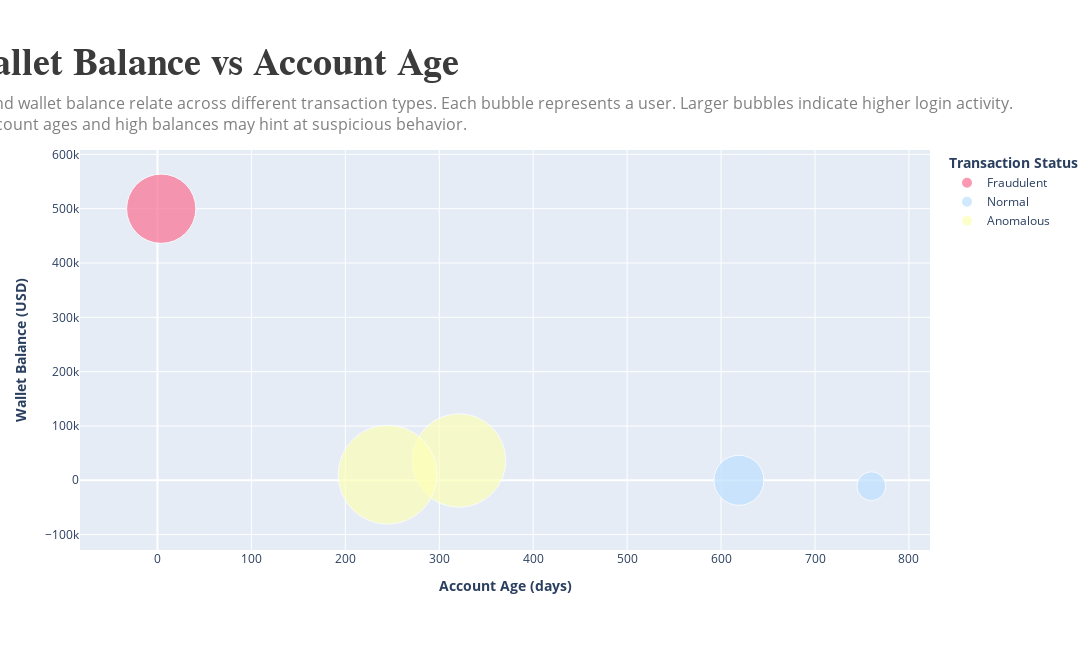

Source (notebook cell):
### Code cell
wallet_balance_account_age_bubble_chart(df)

### Figure 1 — Plotly figure (JSON) as saved in the notebook; plotly's stock layout.template omitted (floating-point values rounded to 4 significant figures)
{"data": [{"hovertemplate": "<b>%{hovertext}</b><br><br>Transaction Status=Fraudulent<br>Account Age (days)=%{x}<br>Wallet Balance (USD)=%{y}<br>login_count=%{marker.size}<extra></extra>", "hovertext": ["Gujranwala"], "legendgroup": "Fraudulent", "marker": {"color": "#fb6f92", "size": [23], "sizemode": "area", "sizeref": 0.009592, "symbol": "circle"}, "mode": "markers", "name": "Fraudulent", "orientation": "v", "showlegend": true, "type": "scatter", "x": [4], "xaxis": "x", "y": [500000], "yaxis": "y"}, {"hovertemplate": "<b>%{hovertext}</b><br><br>Transaction Status=Normal<br>Account Age (days)=%{x}<br>Wallet Balance (USD)=%{y}<br>login_count=%{marker.size}<extra></extra>", "hovertext": ["Islamabad", "Peshawar"], "legendgroup": "Normal", "marker": {"color": "#bde0fe", "size": [12, 4], "sizemode": "area", "sizeref": 0.009592, "symbol": "circle"}, "mode": "markers", "name": "Normal", "orientation": "v", "showlegend": true, "type": "scatter", "x": [619, 760], "xaxis": "x", "y": [1, -10880.0], "yaxis": "y"}, {"hovertemplate": "<b>%{hovertext}</b><br><br>Transaction Status=Anomalous<br>Account Age (days)=%{x}<br>Wallet Balance (USD)=%{y}<br>login_count=%{marker.size}<extra></extra>", "hovertext": ["Karachi", "Peshawar"], "legendgroup": "Anomalous", "marker": {"color": "#fdffb6", "size": [42, 47], "sizemode": "area", "sizeref": 0.009592, "symbol": "circle"}, "mode": "markers", "name": "Anomalous", "orientation": "v", "showlegend": true, "type": "scatter", "x": [321, 245], "xaxis": "x", "y": [36460.0, 10370.0], "yaxis": "y"}], "layout": {"annotations": [{"align": "left", "font": {"color": "gray", "family": "Open Sans", "size": 16}, "showarrow": false, "text": "This chart visualizes how account age and wallet balance relate across different transaction types. Each bubble represents a user. Larger bubbles indicate higher login activity.<br>Clusters of large bubbles with young account ages and high balances may hint at suspicious behavior.", "x": 1.1, "xref": "paper", "y": 1.15, "yref": "paper"}], "height": 650, "legend": {"itemsizing": "constant", "title": {"text": "<b>Transaction Status</b>"}, "tracegroupgap": 0}, "margin": {"b": 100, "t": 150}, "title": {"font": {"color": "#3b3b3b", "family": "Outfit", "size": 38}, "text": "<b>Wallet Balance vs Account Age", "x": 0.42, "xanchor": "right"}, "width": 1420, "xaxis": {"anchor": "y", "domain": [0, 1], "title": {"text": "<b>Account Age (days)</b>"}}, "yaxis": {"anchor": "x", "domain": [0, 1], "title": {"text": "<b>Wallet Balance (USD)</b>"}}}}
